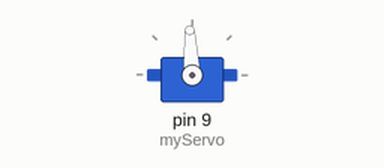
This sketch was run on a simulated Arduino Uno, built with avr-gcc and run on an emulated ATmega328P. Shown: servo.

Above: at 1.05 s.
At 1.75 s:
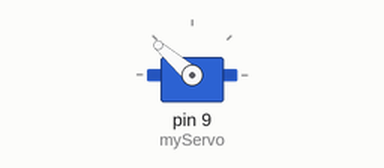
At 2.5 s:
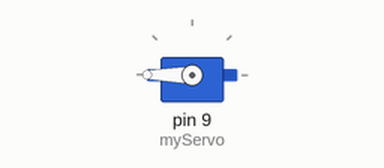
At 4.0 s:
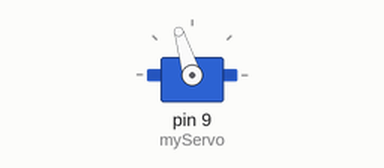
Timing chart, 0 to 9.6 s (numbered marks = the images above):
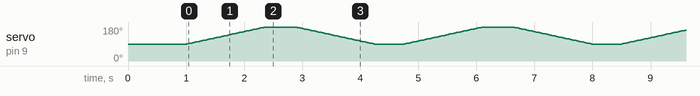

The sketch:

servo.ino
```cpp
#include <Servo.h>

Servo myServo;


void setup() {

  delay(500);        // let power settle

  myServo.attach(9); // signal on D9

  myServo.write(90); // neutral

  delay(500);

}


void loop() {

  for (int pos = 90; pos <= 180; pos++) {

    myServo.write(pos);

    delay(15);

  }

  delay(500);

  for (int pos = 180; pos >= 90; pos--) {

    myServo.write(pos);

    delay(15);

  }

  delay(500);

}
```
